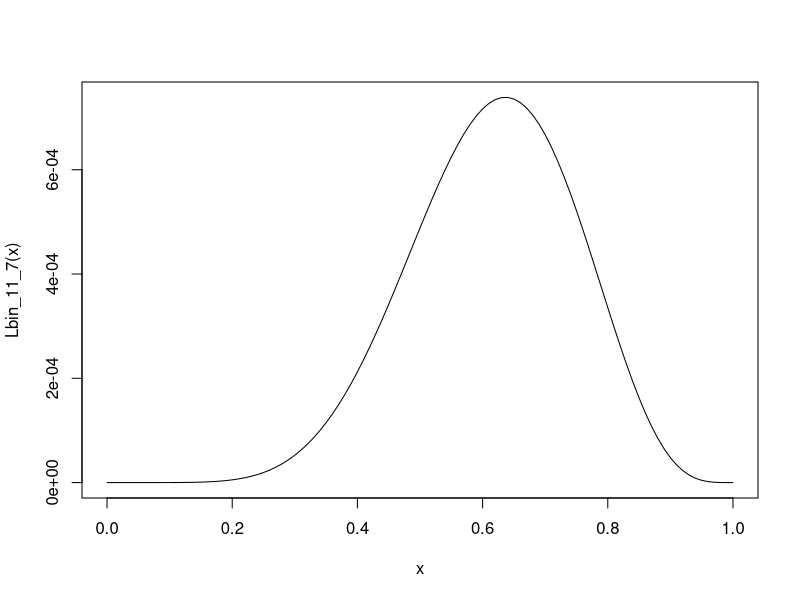

R code for this plot: (Note: this script raises an error after producing the figure.)
## ---- chunk 1
knitr::opts_chunk$set(echo = TRUE)
## ---- chunk 2
x <- seq(from = 0.001, to = 0.999, by = 0.001)

# Take mean for n=11, head=7

info1 <- function(x){
  d <- D(expression(330* p^7 * (1-p)^4), "p")
  p <- x
  r <- eval(d)
  mean(r^2)
}

info1(x)

# Take mean for n=110, head=70

info2 <- function(x){
  d <- D(expression((1.625053e+30) * p^70 * (1-p)^40), "p")
  p <- x
  r <- eval(d)
  mean(r^2)
}

info2(x)


Lbin_11_7 <- function(p){p^7 * (1-p)^4}
curve(expr = Lbin_11_7, from = 0, to = 1)

lbin_110_70 <- function(p){p^70 * (1-p)^40}
curve(expr = Lbin_110_7, from = 0, to = 1)


# Revised code for this homework

p <- seq(from = 0.001, to = 0.999, by = 0.001)

d1 <- D(expression(330 * p^7 * (1-p)^4), "p")
d11 <- deriv(d1, "p")
s1 <- eval(d11)
mean(s1)

d2 <- D(expression((1.625053e+30) * p^70 * (1-p)^40), "p")
d22 <- deriv(d2, "p")
s2 <- eval(d22)
mean(s2)

# We can know from the results that the mean for the n=110 head=70 is bigger than for the n=11 head= 70, which indicates that the more data we have, the more exact information we get. And from the curve of these two log-likelihood, we could see that near the maximum likelihood estimate, low Fisher information indicates that the maximum appears"blunt", that is , the maximum is shallow and there are many nearby values with a similar log-likelihood. Conversely, high Fisher information indicates that the maximum is more sharp.


